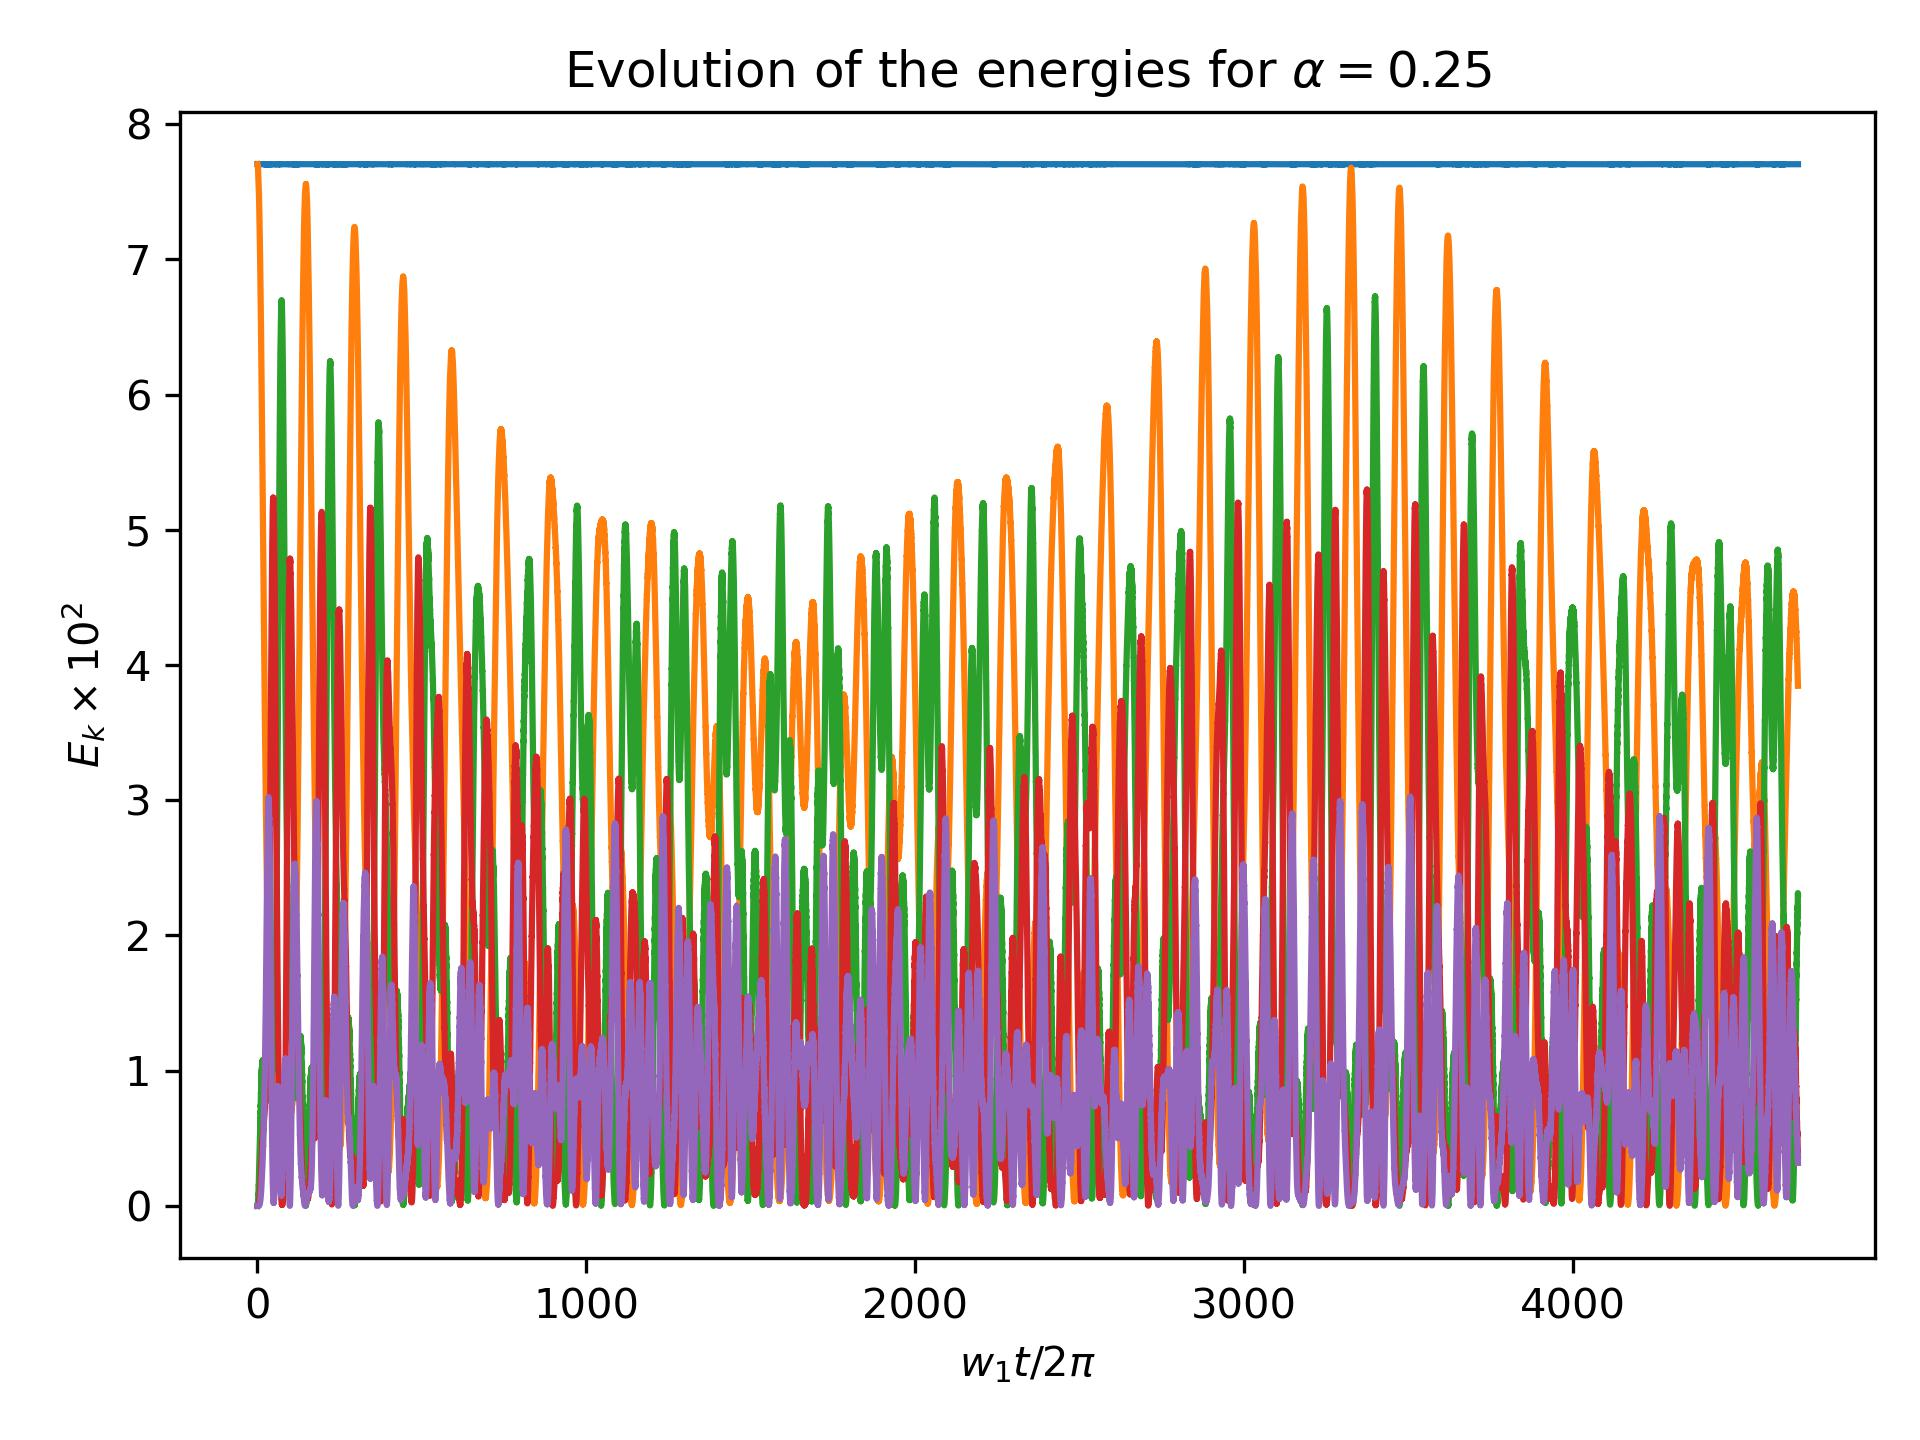

Python code for this plot:
import pandas as pd
import numpy as np
import matplotlib.pyplot as plt

# Nombre d'oscillateurs
N = 32

# Chargement des données
df = pd.read_csv('energies_alpha_long.dat', sep='\t', header=None)
df.columns = ['t', 'energy', 'ek0', 'ek1', 'ek2', 'ek3']

# Conversion des énergies en unités de 10^-2
df['energy'] = df['energy'] * 100
df['ek0'] = df['ek0'] * 100
df['ek1'] = df['ek1'] * 100
df['ek2'] = df['ek2'] * 100
df['ek3'] = df['ek3'] * 100

# Conversion du temps en unités de w_1 t / 2pi
df['x'] = np.sin(np.pi/(2*N)) * df['t'] / (np.pi)

# Tracé des graphiques
plt.plot(df['x'], df['energy'], label='Total energy')
plt.plot(df['x'], df['ek0'], label='Kinetic energy 1')
plt.plot(df['x'], df['ek1'], label='Kinetic energy 2')
plt.plot(df['x'], df['ek2'], label='Kinetic energy 3')
plt.plot(df['x'], df['ek3'], label='Kinetic energy 4')

# Paramètres du graphique
plt.xlabel(r'$w_1 t /2\pi$')
plt.ylabel(r'$E_k \times 10^2$')
plt.title("Evolution of the energies for $\\alpha = 0.25$")
plt.tight_layout()
plt.savefig('fput_long.pdf')
plt.show()
